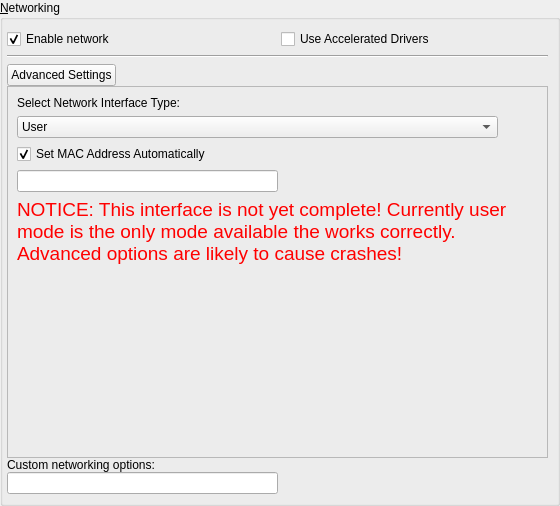
<ui version="4.0" >
 <class>NetworkPage</class>
 <widget class="QWidget" name="NetworkPage" >
  <property name="geometry" >
   <rect>
    <x>0</x>
    <y>0</y>
    <width>560</width>
    <height>506</height>
   </rect>
  </property>
  <property name="windowTitle" >
   <string>Form</string>
  </property>
  <layout class="QVBoxLayout" name="verticalLayout" >
   <property name="spacing" >
    <number>0</number>
   </property>
   <property name="margin" >
    <number>0</number>
   </property>
   <item>
    <widget class="QGroupBox" name="networkBox" >
     <property name="title" >
      <string>&amp;Networking</string>
     </property>
     <layout class="QVBoxLayout" name="verticalLayout_6" >
      <property name="leftMargin" >
       <number>4</number>
      </property>
      <item>
       <layout class="QHBoxLayout" name="horizontalLayout" >
        <item>
         <widget class="QCheckBox" name="networkCheck" >
          <property name="toolTip" >
           <string>Enable networking</string>
          </property>
          <property name="text" >
           <string>Enable network</string>
          </property>
          <property name="checked" >
           <bool>true</bool>
          </property>
         </widget>
        </item>
        <item>
         <widget class="QCheckBox" name="netAccelCheck" >
          <property name="enabled" >
           <bool>true</bool>
          </property>
          <property name="toolTip" >
           <string>Use accelerated network drivers. this is supported in Linux and Windows. You will need drivers for Windows.</string>
          </property>
          <property name="text" >
           <string>Use Accelerated Drivers</string>
          </property>
         </widget>
        </item>
       </layout>
      </item>
      <item>
       <widget class="Line" name="line_3" >
        <property name="orientation" >
         <enum>Qt::Horizontal</enum>
        </property>
       </widget>
      </item>
      <item>
       <widget class="QFrame" name="networkFrame" >
        <property name="frameShape" >
         <enum>QFrame::NoFrame</enum>
        </property>
        <property name="frameShadow" >
         <enum>QFrame::Raised</enum>
        </property>
        <layout class="QVBoxLayout" name="verticalLayout_28" >
         <property name="spacing" >
          <number>0</number>
         </property>
         <property name="margin" >
          <number>0</number>
         </property>
         <item>
          <layout class="QHBoxLayout" name="horizontalLayout_22" >
           <item>
            <widget class="QPushButton" name="advancedButton" >
             <property name="enabled" >
              <bool>true</bool>
             </property>
             <property name="toolTip" >
              <string>Enter the advanced network settings dialog</string>
             </property>
             <property name="text" >
              <string>Advanced Settings</string>
             </property>
             <property name="checkable" >
              <bool>true</bool>
             </property>
            </widget>
           </item>
           <item>
            <spacer name="horizontalSpacer_12" >
             <property name="orientation" >
              <enum>Qt::Horizontal</enum>
             </property>
             <property name="sizeHint" stdset="0" >
              <size>
               <width>40</width>
               <height>20</height>
              </size>
             </property>
            </spacer>
           </item>
          </layout>
         </item>
         <item>
          <layout class="QHBoxLayout" name="horizontalLayout_24" >
           <item>
            <widget class="QStackedWidget" name="networkStack" >
             <property name="enabled" >
              <bool>true</bool>
             </property>
             <property name="frameShape" >
              <enum>QFrame::StyledPanel</enum>
             </property>
             <property name="frameShadow" >
              <enum>QFrame::Raised</enum>
             </property>
             <property name="currentIndex" >
              <number>0</number>
             </property>
             <widget class="QWidget" name="page" >
              <property name="geometry" >
               <rect>
                <x>3</x>
                <y>3</y>
                <width>534</width>
                <height>332</height>
               </rect>
              </property>
              <layout class="QVBoxLayout" name="verticalLayout_31" >
               <property name="leftMargin" >
                <number>9</number>
               </property>
               <property name="topMargin" >
                <number>9</number>
               </property>
               <property name="rightMargin" >
                <number>9</number>
               </property>
               <item>
                <widget class="QLabel" name="label_19" >
                 <property name="text" >
                  <string>Select Network Interface Type:</string>
                 </property>
                </widget>
               </item>
               <item>
                <layout class="QHBoxLayout" name="horizontalLayout_21" >
                 <item>
                  <widget class="QComboBox" name="comboBox" >
                   <property name="enabled" >
                    <bool>true</bool>
                   </property>
                   <property name="sizePolicy" >
                    <sizepolicy vsizetype="Fixed" hsizetype="Preferred" >
                     <horstretch>0</horstretch>
                     <verstretch>0</verstretch>
                    </sizepolicy>
                   </property>
                   <item>
                    <property name="text" >
                     <string>User</string>
                    </property>
                   </item>
                   <item>
                    <property name="text" >
                     <string>Bridged</string>
                    </property>
                   </item>
                   <item>
                    <property name="text" >
                     <string>Routed</string>
                    </property>
                   </item>
                  </widget>
                 </item>
                 <item>
                  <spacer name="horizontalSpacer_11" >
                   <property name="orientation" >
                    <enum>Qt::Horizontal</enum>
                   </property>
                   <property name="sizeType" >
                    <enum>QSizePolicy::Preferred</enum>
                   </property>
                   <property name="sizeHint" stdset="0" >
                    <size>
                     <width>40</width>
                     <height>20</height>
                    </size>
                   </property>
                  </spacer>
                 </item>
                </layout>
               </item>
               <item>
                <widget class="QCheckBox" name="checkBox" >
                 <property name="enabled" >
                  <bool>true</bool>
                 </property>
                 <property name="text" >
                  <string>Set MAC Address Automatically</string>
                 </property>
                 <property name="checked" >
                  <bool>true</bool>
                 </property>
                </widget>
               </item>
               <item>
                <layout class="QHBoxLayout" name="horizontalLayout_18" >
                 <item>
                  <widget class="QLineEdit" name="lineEdit" >
                   <property name="enabled" >
                    <bool>true</bool>
                   </property>
                  </widget>
                 </item>
                 <item>
                  <spacer name="horizontalSpacer_9" >
                   <property name="orientation" >
                    <enum>Qt::Horizontal</enum>
                   </property>
                   <property name="sizeHint" stdset="0" >
                    <size>
                     <width>40</width>
                     <height>20</height>
                    </size>
                   </property>
                  </spacer>
                 </item>
                </layout>
               </item>
               <item>
                <widget class="QLabel" name="label_17" >
                 <property name="text" >
                  <string>&lt;!DOCTYPE HTML PUBLIC "-//W3C//DTD HTML 4.0//EN" "http://www.w3.org/TR/REC-html40/strict.dtd">
&lt;html>&lt;head>&lt;meta name="qrichtext" content="1" />&lt;style type="text/css">
p, li { white-space: pre-wrap; }
&lt;/style>&lt;/head>&lt;body style=" font-family:'DejaVu Sans'; font-size:10pt; font-weight:400; font-style:normal;">
&lt;p style=" margin-top:0px; margin-bottom:0px; margin-left:0px; margin-right:0px; -qt-block-indent:0; text-indent:0px;">&lt;span style=" font-size:14pt; color:#ff0000;">NOTICE: This interface is not yet complete! Currently user mode is the only mode available the works correctly. Advanced options are likely to cause crashes!&lt;/span>&lt;/p>&lt;/body>&lt;/html></string>
                 </property>
                 <property name="wordWrap" >
                  <bool>true</bool>
                 </property>
                </widget>
               </item>
               <item>
                <spacer name="verticalSpacer_7" >
                 <property name="orientation" >
                  <enum>Qt::Vertical</enum>
                 </property>
                 <property name="sizeHint" stdset="0" >
                  <size>
                   <width>20</width>
                   <height>40</height>
                  </size>
                 </property>
                </spacer>
               </item>
              </layout>
             </widget>
             <widget class="QWidget" name="page_2" >
              <property name="geometry" >
               <rect>
                <x>3</x>
                <y>3</y>
                <width>534</width>
                <height>332</height>
               </rect>
              </property>
              <layout class="QVBoxLayout" name="verticalLayout_4" >
               <item>
                <layout class="QHBoxLayout" name="connectorLayout" >
                 <property name="spacing" >
                  <number>0</number>
                 </property>
                 <item>
                  <layout class="QVBoxLayout" name="verticalLayout_2" >
                   <item>
                    <widget class="QLabel" name="label" >
                     <property name="text" >
                      <string>Guest Interfaces</string>
                     </property>
                     <property name="alignment" >
                      <set>Qt::AlignCenter</set>
                     </property>
                    </widget>
                   </item>
                   <item>
                    <layout class="QHBoxLayout" name="horizontalLayout_3" >
                     <item>
                      <widget class="QPushButton" name="addGuest" >
                       <property name="baseSize" >
                        <size>
                         <width>0</width>
                         <height>0</height>
                        </size>
                       </property>
                       <property name="text" >
                        <string/>
                       </property>
                       <property name="icon" >
                        <iconset resource="../qtemu.qrc" >
                         <normaloff>:/images/oxygen/add.png</normaloff>:/images/oxygen/add.png</iconset>
                       </property>
                      </widget>
                     </item>
                     <item>
                      <widget class="QPushButton" name="delGuest" >
                       <property name="text" >
                        <string/>
                       </property>
                       <property name="icon" >
                        <iconset resource="../qtemu.qrc" >
                         <normaloff>:/images/oxygen/remove.png</normaloff>:/images/oxygen/remove.png</iconset>
                       </property>
                      </widget>
                     </item>
                     <item>
                      <spacer name="horizontalSpacer_4" >
                       <property name="orientation" >
                        <enum>Qt::Horizontal</enum>
                       </property>
                       <property name="sizeHint" stdset="0" >
                        <size>
                         <width>40</width>
                         <height>20</height>
                        </size>
                       </property>
                      </spacer>
                     </item>
                    </layout>
                   </item>
                   <item>
                    <widget class="QTreeView" name="guestView" />
                   </item>
                  </layout>
                 </item>
                 <item>
                  <widget class="QWidget" native="1" name="widget" >
                   <property name="minimumSize" >
                    <size>
                     <width>100</width>
                     <height>0</height>
                    </size>
                   </property>
                  </widget>
                 </item>
                 <item>
                  <layout class="QVBoxLayout" name="verticalLayout_3" >
                   <item>
                    <widget class="QLabel" name="label_2" >
                     <property name="text" >
                      <string>Host Interfaces</string>
                     </property>
                     <property name="alignment" >
                      <set>Qt::AlignCenter</set>
                     </property>
                    </widget>
                   </item>
                   <item>
                    <layout class="QHBoxLayout" name="horizontalLayout_4" >
                     <item>
                      <widget class="QPushButton" name="addHost" >
                       <property name="sizePolicy" >
                        <sizepolicy vsizetype="Fixed" hsizetype="Maximum" >
                         <horstretch>0</horstretch>
                         <verstretch>0</verstretch>
                        </sizepolicy>
                       </property>
                       <property name="text" >
                        <string/>
                       </property>
                       <property name="icon" >
                        <iconset resource="../qtemu.qrc" >
                         <normaloff>:/images/oxygen/add.png</normaloff>:/images/oxygen/add.png</iconset>
                       </property>
                       <property name="flat" >
                        <bool>false</bool>
                       </property>
                      </widget>
                     </item>
                     <item>
                      <widget class="QPushButton" name="delHost" >
                       <property name="sizePolicy" >
                        <sizepolicy vsizetype="Fixed" hsizetype="Maximum" >
                         <horstretch>0</horstretch>
                         <verstretch>0</verstretch>
                        </sizepolicy>
                       </property>
                       <property name="text" >
                        <string/>
                       </property>
                       <property name="icon" >
                        <iconset resource="../qtemu.qrc" >
                         <normaloff>:/images/oxygen/remove.png</normaloff>:/images/oxygen/remove.png</iconset>
                       </property>
                      </widget>
                     </item>
                     <item>
                      <widget class="QComboBox" name="hostTypeBox" >
                       <property name="sizePolicy" >
                        <sizepolicy vsizetype="Fixed" hsizetype="Minimum" >
                         <horstretch>0</horstretch>
                         <verstretch>0</verstretch>
                        </sizepolicy>
                       </property>
                       <item>
                        <property name="text" >
                         <string>User Mode</string>
                        </property>
                       </item>
                       <item>
                        <property name="text" >
                         <string>Bridged Interface</string>
                        </property>
                       </item>
                       <item>
                        <property name="text" >
                         <string>Routed Interface</string>
                        </property>
                       </item>
                       <item>
                        <property name="text" >
                         <string>Shared Virtual Lan</string>
                        </property>
                       </item>
                       <item>
                        <property name="text" >
                         <string>Custom TAP</string>
                        </property>
                       </item>
                      </widget>
                     </item>
                    </layout>
                   </item>
                   <item>
                    <widget class="QTreeView" name="hostView" />
                   </item>
                  </layout>
                 </item>
                </layout>
               </item>
               <item>
                <widget class="QStackedWidget" name="propertyStack" >
                 <property name="frameShape" >
                  <enum>QFrame::StyledPanel</enum>
                 </property>
                 <property name="frameShadow" >
                  <enum>QFrame::Sunken</enum>
                 </property>
                 <property name="currentIndex" >
                  <number>5</number>
                 </property>
                 <widget class="QWidget" name="hostUserPage" >
                  <property name="geometry" >
                   <rect>
                    <x>3</x>
                    <y>3</y>
                    <width>683</width>
                    <height>149</height>
                   </rect>
                  </property>
                  <layout class="QVBoxLayout" name="verticalLayout_8" >
                   <item>
                    <layout class="QFormLayout" name="formLayout_3" >
                     <property name="fieldGrowthPolicy" >
                      <enum>QFormLayout::AllNonFixedFieldsGrow</enum>
                     </property>
                     <item row="0" column="0" >
                      <widget class="QLabel" name="label_8" >
                       <property name="text" >
                        <string>Assign Hostname via DHCP</string>
                       </property>
                      </widget>
                     </item>
                     <item row="0" column="1" >
                      <widget class="QLineEdit" name="hostnameEdit" />
                     </item>
                     <item row="1" column="0" >
                      <widget class="QCheckBox" name="tftpCheck" >
                       <property name="text" >
                        <string>Set up TFTP Server</string>
                       </property>
                      </widget>
                     </item>
                     <item row="1" column="1" >
                      <layout class="QHBoxLayout" name="horizontalLayout_6" >
                       <property name="spacing" >
                        <number>4</number>
                       </property>
                       <item>
                        <widget class="QLineEdit" name="tftpEdit" />
                       </item>
                       <item>
                        <widget class="QPushButton" name="pushButton_5" >
                         <property name="sizePolicy" >
                          <sizepolicy vsizetype="Fixed" hsizetype="Minimum" >
                           <horstretch>0</horstretch>
                           <verstretch>0</verstretch>
                          </sizepolicy>
                         </property>
                         <property name="maximumSize" >
                          <size>
                           <width>32</width>
                           <height>16777215</height>
                          </size>
                         </property>
                         <property name="text" >
                          <string/>
                         </property>
                         <property name="icon" >
                          <iconset resource="../qtemu.qrc" >
                           <normaloff>:/images/oxygen/open.png</normaloff>:/images/oxygen/open.png</iconset>
                         </property>
                         <property name="iconSize" >
                          <size>
                           <width>16</width>
                           <height>16</height>
                          </size>
                         </property>
                        </widget>
                       </item>
                      </layout>
                     </item>
                     <item row="2" column="0" >
                      <widget class="QCheckBox" name="bootpCheck" >
                       <property name="text" >
                        <string>Broadcast BOOTP File</string>
                       </property>
                      </widget>
                     </item>
                     <item row="2" column="1" >
                      <layout class="QHBoxLayout" name="horizontalLayout_7" >
                       <property name="spacing" >
                        <number>4</number>
                       </property>
                       <item>
                        <widget class="QLineEdit" name="bootpEdit" />
                       </item>
                       <item>
                        <widget class="QPushButton" name="pushButton_6" >
                         <property name="sizePolicy" >
                          <sizepolicy vsizetype="Fixed" hsizetype="Minimum" >
                           <horstretch>0</horstretch>
                           <verstretch>0</verstretch>
                          </sizepolicy>
                         </property>
                         <property name="maximumSize" >
                          <size>
                           <width>32</width>
                           <height>16777215</height>
                          </size>
                         </property>
                         <property name="text" >
                          <string/>
                         </property>
                         <property name="icon" >
                          <iconset resource="../qtemu.qrc" >
                           <normaloff>:/images/oxygen/open.png</normaloff>:/images/oxygen/open.png</iconset>
                         </property>
                         <property name="iconSize" >
                          <size>
                           <width>16</width>
                           <height>16</height>
                          </size>
                         </property>
                        </widget>
                       </item>
                      </layout>
                     </item>
                     <item row="3" column="1" >
                      <widget class="QPushButton" name="portButton" >
                       <property name="enabled" >
                        <bool>false</bool>
                       </property>
                       <property name="text" >
                        <string>Port Redirection...</string>
                       </property>
                      </widget>
                     </item>
                    </layout>
                   </item>
                  </layout>
                 </widget>
                 <widget class="QWidget" name="hostBridgePage" >
                  <property name="geometry" >
                   <rect>
                    <x>3</x>
                    <y>3</y>
                    <width>683</width>
                    <height>149</height>
                   </rect>
                  </property>
                  <layout class="QVBoxLayout" name="verticalLayout_7" >
                   <item>
                    <layout class="QFormLayout" name="formLayout_2" >
                     <property name="fieldGrowthPolicy" >
                      <enum>QFormLayout::AllNonFixedFieldsGrow</enum>
                     </property>
                     <item row="0" column="0" >
                      <widget class="QLabel" name="label_13" >
                       <property name="text" >
                        <string>Host Interface Name</string>
                       </property>
                      </widget>
                     </item>
                     <item row="0" column="1" >
                      <widget class="QLineEdit" name="interfaceEdit" />
                     </item>
                     <item row="1" column="0" >
                      <widget class="QLabel" name="label_4" >
                       <property name="text" >
                        <string>Bridge Interface Name</string>
                       </property>
                      </widget>
                     </item>
                     <item row="1" column="1" >
                      <widget class="QLineEdit" name="bridgeEdit" />
                     </item>
                     <item row="2" column="1" >
                      <widget class="QComboBox" name="hardwareEdit" />
                     </item>
                     <item row="2" column="0" >
                      <widget class="QLabel" name="label_5" >
                       <property name="text" >
                        <string>Bridged Hardware Interface</string>
                       </property>
                       <property name="wordWrap" >
                        <bool>false</bool>
                       </property>
                      </widget>
                     </item>
                     <item row="3" column="0" >
                      <widget class="QCheckBox" name="spanningCheck" >
                       <property name="enabled" >
                        <bool>false</bool>
                       </property>
                       <property name="text" >
                        <string>Use Spanning Tree</string>
                       </property>
                      </widget>
                     </item>
                    </layout>
                   </item>
                  </layout>
                 </widget>
                 <widget class="QWidget" name="hostRoutePage" >
                  <property name="geometry" >
                   <rect>
                    <x>3</x>
                    <y>3</y>
                    <width>683</width>
                    <height>149</height>
                   </rect>
                  </property>
                  <layout class="QVBoxLayout" name="verticalLayout_10" >
                   <item>
                    <layout class="QFormLayout" name="formLayout_4" >
                     <item row="1" column="1" >
                      <widget class="QComboBox" name="hardwareEdit_2" />
                     </item>
                     <item row="1" column="0" >
                      <widget class="QLabel" name="label_11" >
                       <property name="text" >
                        <string>Hardware interface to route to</string>
                       </property>
                      </widget>
                     </item>
                     <item row="0" column="0" >
                      <widget class="QLabel" name="label_12" >
                       <property name="text" >
                        <string>Host Interface Name</string>
                       </property>
                      </widget>
                     </item>
                     <item row="0" column="1" >
                      <widget class="QLineEdit" name="interfaceEdit_2" />
                     </item>
                    </layout>
                   </item>
                  </layout>
                 </widget>
                 <widget class="QWidget" name="hostVLanPage" >
                  <property name="geometry" >
                   <rect>
                    <x>3</x>
                    <y>3</y>
                    <width>683</width>
                    <height>149</height>
                   </rect>
                  </property>
                  <layout class="QVBoxLayout" name="verticalLayout_9" >
                   <item>
                    <widget class="QGroupBox" name="groupBox" >
                     <property name="title" >
                      <string>Shared Virtual Lan Transport</string>
                     </property>
                     <property name="flat" >
                      <bool>false</bool>
                     </property>
                     <property name="checkable" >
                      <bool>false</bool>
                     </property>
                     <layout class="QHBoxLayout" name="horizontalLayout_10" >
                      <property name="leftMargin" >
                       <number>4</number>
                      </property>
                      <property name="topMargin" >
                       <number>0</number>
                      </property>
                      <property name="bottomMargin" >
                       <number>0</number>
                      </property>
                      <item>
                       <widget class="QRadioButton" name="udpButton" >
                        <property name="text" >
                         <string>UDP Multicast (Multiple Guests)</string>
                        </property>
                        <property name="value" stdset="0" >
                         <string>udp</string>
                        </property>
                       </widget>
                      </item>
                      <item>
                       <widget class="QRadioButton" name="tcpButton" >
                        <property name="text" >
                         <string>TCP Unicast (Two Guests)</string>
                        </property>
                        <property name="value" stdset="0" >
                         <string>tcp</string>
                        </property>
                       </widget>
                      </item>
                     </layout>
                    </widget>
                   </item>
                   <item>
                    <layout class="QGridLayout" name="gridLayout" >
                     <item row="0" column="1" >
                      <widget class="QComboBox" name="addressCombo" >
                       <property name="editable" >
                        <bool>true</bool>
                       </property>
                      </widget>
                     </item>
                     <item row="0" column="0" >
                      <widget class="QLabel" name="label_9" >
                       <property name="text" >
                        <string>Select Bus Address</string>
                       </property>
                      </widget>
                     </item>
                     <item row="1" column="0" >
                      <widget class="QLabel" name="label_10" >
                       <property name="text" >
                        <string>Select Bus Port</string>
                       </property>
                      </widget>
                     </item>
                     <item row="1" column="1" >
                      <widget class="QSpinBox" name="portSpin" />
                     </item>
                    </layout>
                   </item>
                   <item>
                    <spacer name="verticalSpacer_2" >
                     <property name="orientation" >
                      <enum>Qt::Vertical</enum>
                     </property>
                     <property name="sizeHint" stdset="0" >
                      <size>
                       <width>20</width>
                       <height>40</height>
                      </size>
                     </property>
                    </spacer>
                   </item>
                  </layout>
                 </widget>
                 <widget class="QWidget" name="hostTapPage" >
                  <property name="geometry" >
                   <rect>
                    <x>3</x>
                    <y>3</y>
                    <width>683</width>
                    <height>149</height>
                   </rect>
                  </property>
                  <layout class="QVBoxLayout" name="verticalLayout_11" >
                   <item>
                    <layout class="QFormLayout" name="formLayout_5" >
                     <property name="fieldGrowthPolicy" >
                      <enum>QFormLayout::AllNonFixedFieldsGrow</enum>
                     </property>
                     <item row="0" column="0" >
                      <widget class="QLabel" name="label_14" >
                       <property name="text" >
                        <string>TAP Interface Name</string>
                       </property>
                      </widget>
                     </item>
                     <item row="0" column="1" >
                      <widget class="QLineEdit" name="interfaceEdit_3" />
                     </item>
                     <item row="1" column="0" >
                      <widget class="QLabel" name="label_15" >
                       <property name="text" >
                        <string>Interface Up Script</string>
                       </property>
                      </widget>
                     </item>
                     <item row="2" column="0" >
                      <widget class="QLabel" name="label_16" >
                       <property name="text" >
                        <string>Interface Down Script</string>
                       </property>
                      </widget>
                     </item>
                     <item row="1" column="1" >
                      <layout class="QHBoxLayout" name="horizontalLayout_11" >
                       <property name="spacing" >
                        <number>4</number>
                       </property>
                       <item>
                        <widget class="QLineEdit" name="upScriptEdit" />
                       </item>
                       <item>
                        <widget class="QPushButton" name="pushButton_9" >
                         <property name="sizePolicy" >
                          <sizepolicy vsizetype="Fixed" hsizetype="Minimum" >
                           <horstretch>0</horstretch>
                           <verstretch>0</verstretch>
                          </sizepolicy>
                         </property>
                         <property name="maximumSize" >
                          <size>
                           <width>32</width>
                           <height>16777215</height>
                          </size>
                         </property>
                         <property name="text" >
                          <string/>
                         </property>
                         <property name="icon" >
                          <iconset resource="../qtemu.qrc" >
                           <normaloff>:/images/oxygen/open.png</normaloff>:/images/oxygen/open.png</iconset>
                         </property>
                         <property name="iconSize" >
                          <size>
                           <width>16</width>
                           <height>16</height>
                          </size>
                         </property>
                        </widget>
                       </item>
                      </layout>
                     </item>
                     <item row="2" column="1" >
                      <layout class="QHBoxLayout" name="horizontalLayout_12" >
                       <property name="spacing" >
                        <number>4</number>
                       </property>
                       <item>
                        <widget class="QLineEdit" name="downScriptEdit" />
                       </item>
                       <item>
                        <widget class="QPushButton" name="pushButton_10" >
                         <property name="sizePolicy" >
                          <sizepolicy vsizetype="Fixed" hsizetype="Minimum" >
                           <horstretch>0</horstretch>
                           <verstretch>0</verstretch>
                          </sizepolicy>
                         </property>
                         <property name="maximumSize" >
                          <size>
                           <width>32</width>
                           <height>16777215</height>
                          </size>
                         </property>
                         <property name="text" >
                          <string/>
                         </property>
                         <property name="icon" >
                          <iconset resource="../qtemu.qrc" >
                           <normaloff>:/images/oxygen/open.png</normaloff>:/images/oxygen/open.png</iconset>
                         </property>
                         <property name="iconSize" >
                          <size>
                           <width>16</width>
                           <height>16</height>
                          </size>
                         </property>
                        </widget>
                       </item>
                      </layout>
                     </item>
                    </layout>
                   </item>
                   <item>
                    <spacer name="verticalSpacer_3" >
                     <property name="orientation" >
                      <enum>Qt::Vertical</enum>
                     </property>
                     <property name="sizeHint" stdset="0" >
                      <size>
                       <width>20</width>
                       <height>40</height>
                      </size>
                     </property>
                    </spacer>
                   </item>
                  </layout>
                 </widget>
                 <widget class="QWidget" name="guestPage" >
                  <property name="geometry" >
                   <rect>
                    <x>3</x>
                    <y>3</y>
                    <width>520</width>
                    <height>149</height>
                   </rect>
                  </property>
                  <layout class="QVBoxLayout" name="verticalLayout_5" >
                   <item>
                    <layout class="QFormLayout" name="formLayout" >
                     <item row="1" column="1" >
                      <widget class="QLineEdit" name="macEdit" />
                     </item>
                     <item row="1" column="0" >
                      <widget class="QLabel" name="label_3" >
                       <property name="text" >
                        <string>Interface MAC Address</string>
                       </property>
                      </widget>
                     </item>
                     <item row="0" column="1" >
                      <widget class="QComboBox" name="nicModelCombo" >
                       <item>
                        <property name="text" >
                         <string>i82551</string>
                        </property>
                       </item>
                       <item>
                        <property name="text" >
                         <string>i82557b</string>
                        </property>
                       </item>
                       <item>
                        <property name="text" >
                         <string>i82559er</string>
                        </property>
                       </item>
                       <item>
                        <property name="text" >
                         <string>ne2k_pci</string>
                        </property>
                       </item>
                       <item>
                        <property name="text" >
                         <string>ne2k_isa</string>
                        </property>
                       </item>
                       <item>
                        <property name="text" >
                         <string>pcnet</string>
                        </property>
                       </item>
                       <item>
                        <property name="text" >
                         <string>rtl8139</string>
                        </property>
                       </item>
                       <item>
                        <property name="text" >
                         <string>e1000</string>
                        </property>
                       </item>
                       <item>
                        <property name="text" >
                         <string>virtio</string>
                        </property>
                       </item>
                      </widget>
                     </item>
                     <item row="0" column="0" >
                      <widget class="QLabel" name="label_6" >
                       <property name="text" >
                        <string>Emulated Network Card Model</string>
                       </property>
                      </widget>
                     </item>
                     <item row="2" column="0" >
                      <widget class="QPushButton" name="macButton" >
                       <property name="text" >
                        <string>Generate new MAC</string>
                       </property>
                      </widget>
                     </item>
                    </layout>
                   </item>
                   <item>
                    <widget class="QCheckBox" name="randomCheck" >
                     <property name="text" >
                      <string>Set a new, random MAC address upon each boot</string>
                     </property>
                    </widget>
                   </item>
                   <item>
                    <spacer name="verticalSpacer" >
                     <property name="orientation" >
                      <enum>Qt::Vertical</enum>
                     </property>
                     <property name="sizeHint" stdset="0" >
                      <size>
                       <width>20</width>
                       <height>40</height>
                      </size>
                     </property>
                    </spacer>
                   </item>
                  </layout>
                 </widget>
                </widget>
               </item>
              </layout>
             </widget>
            </widget>
           </item>
          </layout>
         </item>
         <item>
          <widget class="QLabel" name="label_7" >
           <property name="text" >
            <string>Custom networking options:</string>
           </property>
           <property name="buddy" >
            <cstring>networkEdit</cstring>
           </property>
          </widget>
         </item>
         <item>
          <layout class="QHBoxLayout" name="horizontalLayout_8" >
           <item>
            <widget class="QLineEdit" name="networkEdit" >
             <property name="toolTip" >
              <string>Enter cutom networking options</string>
             </property>
            </widget>
           </item>
           <item>
            <spacer name="horizontalSpacer_3" >
             <property name="orientation" >
              <enum>Qt::Horizontal</enum>
             </property>
             <property name="sizeHint" stdset="0" >
              <size>
               <width>40</width>
               <height>20</height>
              </size>
             </property>
            </spacer>
           </item>
          </layout>
         </item>
        </layout>
       </widget>
      </item>
     </layout>
    </widget>
   </item>
  </layout>
  <zorder>networkBox</zorder>
 </widget>
 <resources>
  <include location="../qtemu.qrc" />
 </resources>
 <connections>
  <connection>
   <sender>netAccelCheck</sender>
   <signal>toggled(bool)</signal>
   <receiver>nicModelCombo</receiver>
   <slot>setDisabled(bool)</slot>
   <hints>
    <hint type="sourcelabel" >
     <x>433</x>
     <y>42</y>
    </hint>
    <hint type="destinationlabel" >
     <x>274</x>
     <y>315</y>
    </hint>
   </hints>
  </connection>
  <connection>
   <sender>hostTypeBox</sender>
   <signal>currentIndexChanged(int)</signal>
   <receiver>propertyStack</receiver>
   <slot>setCurrentIndex(int)</slot>
   <hints>
    <hint type="sourcelabel" >
     <x>590</x>
     <y>151</y>
    </hint>
    <hint type="destinationlabel" >
     <x>679</x>
     <y>289</y>
    </hint>
   </hints>
  </connection>
  <connection>
   <sender>randomCheck</sender>
   <signal>toggled(bool)</signal>
   <receiver>macEdit</receiver>
   <slot>setDisabled(bool)</slot>
   <hints>
    <hint type="sourcelabel" >
     <x>76</x>
     <y>405</y>
    </hint>
    <hint type="destinationlabel" >
     <x>472</x>
     <y>330</y>
    </hint>
   </hints>
  </connection>
  <connection>
   <sender>randomCheck</sender>
   <signal>toggled(bool)</signal>
   <receiver>macButton</receiver>
   <slot>setDisabled(bool)</slot>
   <hints>
    <hint type="sourcelabel" >
     <x>115</x>
     <y>408</y>
    </hint>
    <hint type="destinationlabel" >
     <x>117</x>
     <y>378</y>
    </hint>
   </hints>
  </connection>
 </connections>
</ui>
